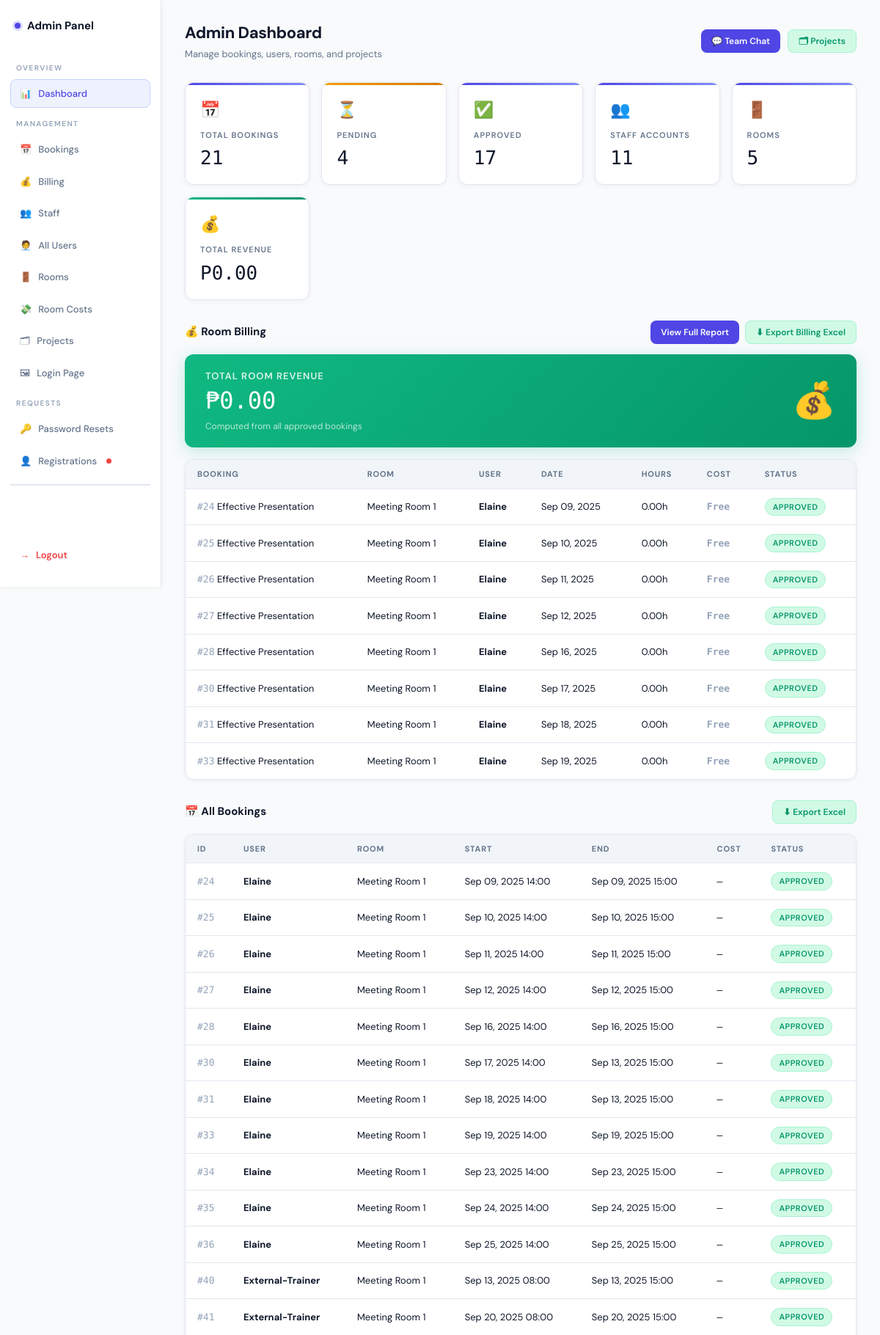
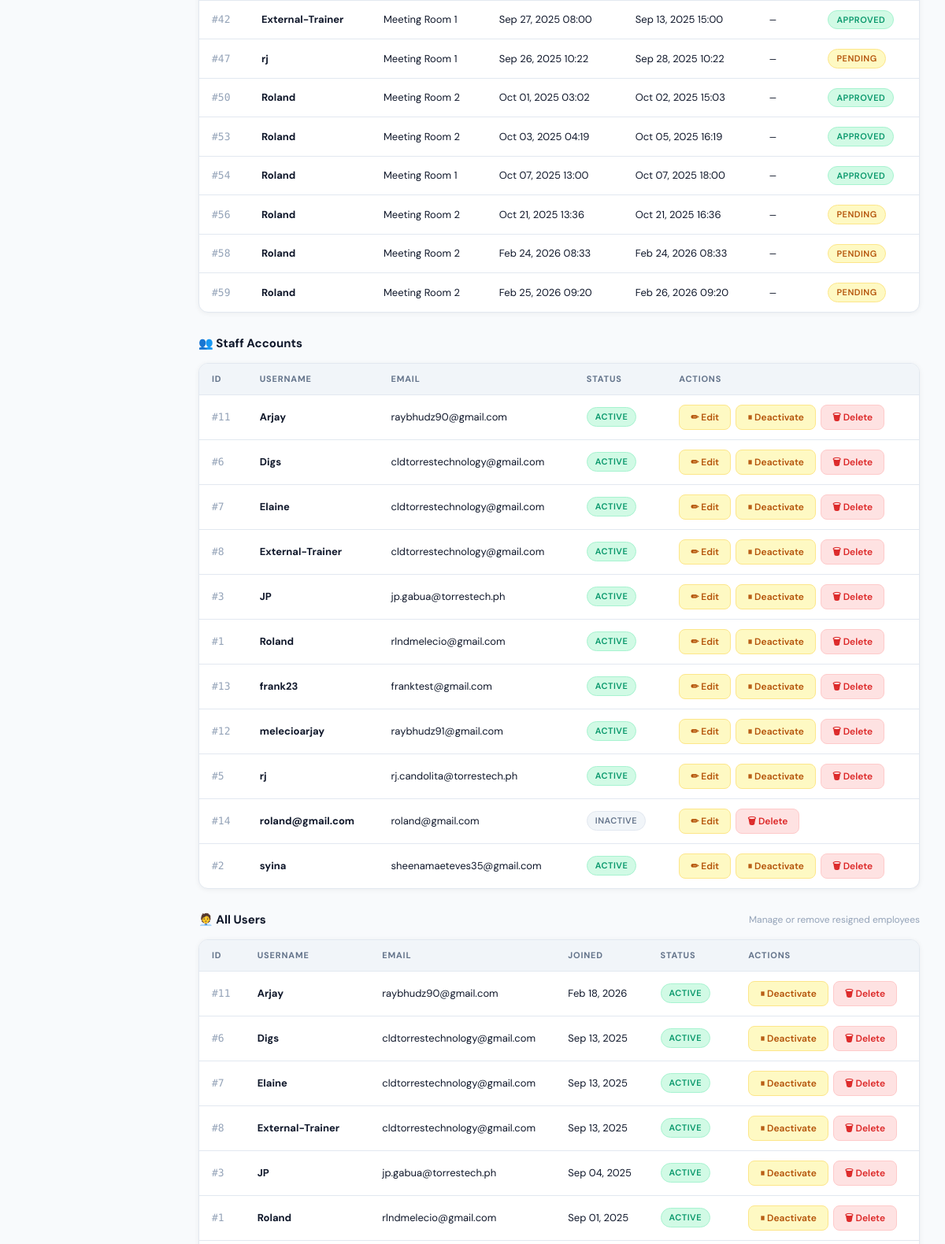
/dashboard-admin/ (signed in, upper part), run on the app's committed database (2 pictures, top to bottom).
### booking/models.py (models this page shows, shortened)
class Booking(models.Model):
    STATUS_CHOICES = [
        ("Pending",  "Pending"),
        ("Approved", "Approved"),
        ("Rejected", "Rejected"),
    ]
    room       = models.ForeignKey(Room, on_delete=models.CASCADE, related_name='bookings')
    title      = models.CharField(max_length=200)
    attendees  = models.PositiveIntegerField(default=1)
    start      = models.DateTimeField()
    end        = models.DateTimeField()
    created_by = models.ForeignKey(User, on_delete=models.CASCADE, related_name='bookings')
    color      = models.CharField(max_length=7, blank=True, null=True)
    status     = models.CharField(max_length=20, choices=STATUS_CHOICES, default="Pending")
    hours_used = models.DecimalField(max_digits=6,  decimal_places=2, default=0)
    total_cost = models.DecimalField(max_digits=10, decimal_places=2, default=0)

class Room(models.Model):
    name           = models.CharField(max_length=100, unique=True)
    description    = models.CharField(max_length=255, blank=True)
    capacity       = models.PositiveIntegerField(default=0, help_text="Max attendees")
    tools          = models.CharField(max_length=255, blank=True, help_text="e.g. speaker, projector")
    tables         = models.PositiveIntegerField(default=0)
    chairs         = models.PositiveIntegerField(default=0)
    image          = models.ImageField(upload_to='room_images/', blank=True, null=True)
    projector      = models.CharField(max_length=3, choices=[("Yes","Yes"),("No","No")], default="No")
    speaker        = models.CharField(max_length=3, choices=[("Yes","Yes"),("No","No")], default="No")
    price_per_hour = models.DecimalField(
        max_digits=10, decimal_places=2, default=0.00,
        help_text="Room rental cost per hour (PHP)"
    )

### booking/views.py (the view)
# urls.py: path("dashboard-admin/",                        views.admin_dashboard,      name="admin_dashboard"),
@login_required
@user_passes_test(lambda u: u.is_superuser)
def admin_dashboard(request):
    bookings          = Booking.objects.select_related("room", "created_by")
    staff_accounts    = User.objects.filter(is_staff=True, is_superuser=False).order_by("username")
    all_users         = User.objects.filter(is_superuser=False).order_by("username")
    password_requests = PasswordChangeRequest.objects.filter(approved=False).order_by("-requested_at")
    rooms             = Room.objects.all().order_by("name")
    pending_users     = User.objects.filter(is_active=False)
    projects          = FutureProject.objects.all().order_by('target_date')[:5]
    total_revenue     = sum(b.total_cost for b in bookings)
    site              = SiteSettings.get_settings()
    room_cost_summary = []
    for room in rooms:
        room_bookings = bookings.filter(room=room)
        times_used    = room_bookings.count()
        total_hours   = sum(float(b.hours_used) for b in room_bookings)
        total_spent   = sum(float(b.total_cost) for b in room_bookings)
        room_cost_summary.append({
            'room':        room,
            'times_used':  times_used,
            'total_hours': round(total_hours, 2),
            'total_spent': round(total_spent, 2),
        })
    grand_total_spent = round(sum(r['total_spent'] for r in room_cost_summary), 2)
    summary_cards = [
        {"label": "Total Bookings", "count": bookings.count(),                           "icon": "bi-journal-bookmark"},
        {"label": "Pending",        "count": bookings.filter(status="Pending").count(),  "icon": "bi-hourglass-split"},
        {"label": "Approved",       "count": bookings.filter(status="Approved").count(), "icon": "bi-check-circle"},
        {"label": "Staff Accounts", "count": staff_accounts.count(),                     "icon": "bi-people"},
        {"label": "Rooms",          "count": rooms.count(),                               "icon": "bi-building"},
        {"label": "Total Revenue",  "count": f"P{total_revenue:,.2f}",                   "icon": "bi-cash-stack"},
    ]
    return render(request, "booking/admin_dashboard.html", {
        "bookings":           bookings,
        "staff_accounts":     staff_accounts,
        "all_users":          all_users,
        "password_requests":  password_requests,
        "summary_cards":      summary_cards,
        "rooms":              rooms,
        "pending_users":      pending_users,
        "projects":           projects,
        "total_revenue":      total_revenue,
        "site":               site,
        "room_cost_summary":  room_cost_summary,
        "grand_total_spent":  grand_total_spent,
    })

### booking/models.py (called while the page is built)
    @classmethod
    def get_settings(cls):
        obj, _ = cls.objects.get_or_create(pk=1)
        return obj

### booking/templates/booking/admin_dashboard.html (shortened to what this page needs)
{% extends "booking/base.html" %}
{% block content %}
<div class="admin-layout">
  <aside class="admin-sidebar">
    <div class="sidebar-brand"><div class="dot"></div> Admin Panel</div>
    <div class="sidebar-label">Overview</div>
    <a href="#summary" class="sidebar-link active"><span>📊</span> Dashboard</a>
    <div class="sidebar-label">Management</div>
    <a href="#bookings"      class="sidebar-link"><span>📅</span> Bookings</a>
    <a href="#billing"       class="sidebar-link"><span>💰</span> Billing</a>
    <a href="#staff"         class="sidebar-link"><span>👥</span> Staff</a>
    <a href="#all-users"     class="sidebar-link"><span>🧑‍💼</span> All Users</a>
    <a href="#rooms"         class="sidebar-link"><span>🚪</span> Rooms</a>
    <a href="#room-costs"    class="sidebar-link"><span>💸</span> Room Costs</a>
    <a href="#projects"      class="sidebar-link"><span>🗂</span> Projects</a>
    <a href="#login-settings" class="sidebar-link"><span>🖼</span> Login Page</a>
    <div class="sidebar-label">Requests</div>
    <a href="#password-requests" class="sidebar-link"><span>🔑</span> Password Resets </a>
    <a href="#pending-users"     class="sidebar-link"><span>👤</span> Registrations <span class="notif-dot" id="regDot" style="display:none;"></span></a>
    <div class="sidebar-divider"></div>
    <a href="{% url 'logout' %}" class="btn-logout-side"><span>→</span> Logout</a>
  </aside>
  <main class="admin-main">
    <div id="summary" class="page-header">
      <div>
        <div class="page-title">Admin Dashboard</div>
        <div class="page-sub">Manage bookings, users, rooms, and projects</div>
      </div>
      <div style="display:flex;gap:10px;">
        <a href="{% url 'chat_view' %}" class="btn btn-primary">💬 Team Chat</a>
        <a href="{% url 'project_list' %}" class="btn btn-green">🗂 Projects</a>
      </div>
    </div>
    <div class="summary-grid">
      {% for card in summary_cards %}
      <div class="summary-card {% if 'Revenue' in card.label %}green{% elif 'Pending' in card.label %}amber{% endif %}">
        <div class="summary-icon">
          {% if 'Booking' in card.label %}📅
          {% elif 'Pending' in card.label %}⏳
          {% elif 'Approved' in card.label %}✅
          {% elif 'Staff' in card.label %}👥
          {% elif 'Room' in card.label %}🚪
          {% elif 'Revenue' in card.label %}💰
          {% else %}📌{% endif %}
        </div>
        <div class="summary-label">{{ card.label }}</div>
        <div class="summary-count">{{ card.count }}</div>
      </div>
      {% endfor %}
    </div>
    <div id="billing">
      <div class="section-header">
        <div class="section-title">💰 Room Billing</div>
        <div style="display:flex;gap:8px;">
          <a href="{% url 'room_billing_report' %}" class="btn btn-primary">View Full Report</a>
          <a href="{% url 'export_billing_excel' %}" class="btn btn-export">⬇ Export Billing Excel</a>
        </div>
      </div>
      <div class="revenue-banner" style="margin-bottom:16px;">
        <div>
          <div class="revenue-label">Total Room Revenue</div>
          <div class="revenue-amount">₱{{ total_revenue|floatformat:2 }}</div>
          <div class="revenue-sub">Computed from all approved bookings</div>
        </div>
        <div style="font-size:48px;">💰</div>
      </div>
      <div class="table-wrap">
        <table>
          <thead>
            <tr><th>Booking</th><th>Room</th><th>User</th><th>Date</th><th>Hours</th><th>Cost</th><th>Status</th></tr>
          </thead>
          <tbody>
            {% for b in bookings|slice:":8" %}
            <tr>
              <td><span style="font-family:'DM Mono',monospace;color:var(--dim);">#{{ b.id }}</span> {{ b.title }}</td>
              <td>{{ b.room.name }}</td>
              <td><strong>{{ b.created_by.username }}</strong></td>
              <td>{{ b.start|date:"M d, Y" }}</td>
              <td>{{ b.hours_used }}h</td>
              <td style="font-family:'DM Mono',monospace;color:var(--accent3);font-weight:700;">
                {% if b.total_cost > 0 %}₱{{ b.total_cost|floatformat:2 }}{% else %}<span style="color:var(--dim);">Free</span>{% endif %}
              </td>
              <td>
                <span class="badge {% if b.status == 'Approved' %}badge-green{% elif b.status == 'Pending' %}badge-yellow{% else %}badge-red{% endif %}">{{ b.status }}</span>
              </td>
            </tr>
            {% empty %}
            <tr class="empty-row"><td colspan="7">No bookings yet.</td></tr>
            {% endfor %}
          </tbody>
        </table>
      </div>
    </div>
    <section id="bookings">
      <div class="section-header">
        <div class="section-title">📅 All Bookings</div>
        <a href="{% url 'export_bookings' %}" class="btn btn-export">⬇ Export Excel</a>
      </div>
      <div class="table-wrap">
        <table>
          <thead>
            <tr><th>ID</th><th>User</th><th>Room</th><th>Start</th><th>End</th><th>Cost</th><th>Status</th></tr>
          </thead>
          <tbody>
            {% for b in bookings %}
            <tr>
              <td><span style="font-family:'DM Mono',monospace;color:var(--dim);">#{{ b.id }}</span></td>
              <td><strong>{{ b.created_by.username }}</strong></td>
              <td>{{ b.room.name }}</td>
              <td>{{ b.start|date:"M d, Y H:i" }}</td>
              <td>{{ b.end|date:"M d, Y H:i" }}</td>
              <td style="font-family:'DM Mono',monospace;">{% if b.total_cost > 0 %}₱{{ b.total_cost|floatformat:2 }}{% else %}—{% endif %}</td>
              <td><span class="badge {% if b.status == 'Approved' %}badge-green{% elif b.status == 'Pending' %}badge-yellow{% else %}badge-red{% endif %}">{{ b.status }}</span></td>
            </tr>
            {% empty %}
            <tr class="empty-row"><td colspan="7">No bookings found.</td></tr>
            {% endfor %}
          </tbody>
        </table>
      </div>
    </section>
    <section id="staff">
      <div class="section-header">
        <div class="section-title">👥 Staff Accounts</div>
      </div>
      <div class="table-wrap">
        <table>
          <thead><tr><th>ID</th><th>Username</th><th>Email</th><th>Status</th><th>Actions</th></tr></thead>
          <tbody>
            {% for s in staff_accounts %}
            <tr>
              <td><span style="font-family:'DM Mono',monospace;color:var(--dim);">#{{ s.id }}</span></td>
              <td><strong>{{ s.username }}</strong></td>
              <td>{{ s.email }}</td>
              <td><span class="badge {% if s.is_active %}badge-green{% else %}badge-gray{% endif %}">{% if s.is_active %}Active{% else %}Inactive{% endif %}</span></td>
              <td>
                <div class="user-actions">
                  <a href="{% url 'edit_staff' s.id %}" class="btn btn-amber">✏ Edit</a>
                  {% if s.is_active %}
                  <button class="btn btn-amber" onclick="confirmDeactivate({{ s.id }}, '{{ s.username }}')">⏸ Deactivate</button>
                  {% endif %}
                  <button class="btn btn-red" onclick="confirmDelete({{ s.id }}, '{{ s.username }}')">🗑 Delete</button>
                </div>
              </td>
            </tr>
            {% empty %}
            <tr class="empty-row"><td colspan="5">No staff accounts.</td></tr>
            {% endfor %}
          </tbody>
        </table>
      </div>
    </section>
    <section id="all-users">
      <div class="section-header">
        <div class="section-title">🧑‍💼 All Users</div>
        <span style="font-size:12px;color:var(--dim);">Manage or remove resigned employees</span>
      </div>
      <div class="table-wrap">
        <table>
          <thead><tr><th>ID</th><th>Username</th><th>Email</th><th>Joined</th><th>Status</th><th>Actions</th></tr></thead>
          <tbody>
            {% for u in all_users %}
            <tr>
              <td><span style="font-family:'DM Mono',monospace;color:var(--dim);">#{{ u.id }}</span></td>
              <td><strong>{{ u.username }}</strong></td>
              <td>{{ u.email }}</td>
              <td>{{ u.date_joined|date:"M d, Y" }}</td>
              <td><span class="badge {% if u.is_active %}badge-green{% else %}badge-gray{% endif %}">{% if u.is_active %}Active{% else %}Inactive{% endif %}</span></td>
              <td>
                <div class="user-actions">
                  {% if u.is_active %}
                  <button class="btn btn-amber" onclick="confirmDeactivate({{ u.id }}, '{{ u.username }}')">⏸ Deactivate</button>
                  {% else %}
                  <a href="{% url 'approve_user' u.id %}" class="btn btn-green">✓ Reactivate</a>
                  {% endif %}
                  <button class="btn btn-red" onclick="confirmDelete({{ u.id }}, '{{ u.username }}')">🗑 Delete</button>
                </div>
              </td>
            </tr>
            {% empty %}
            <tr class="empty-row"><td colspan="6">No users found.</td></tr>
            {% endfor %}
          </tbody>
        </table>
      </div>
    </section>
  </main>
</div>
{% endblock %}

### data on the page
Booking: id "24", title "Effective Presentation", room.name "Meeting Room 1", created_by.username "Elaine", start "Sep 09, 2025", hours_used "0.00", total_cost "Free", status "APPROVED", start "Sep 09, 2025 14:00", end "Sep 09, 2025 15:00"
Booking: id "25", title "Effective Presentation", room.name "Meeting Room 1", created_by.username "Elaine", start "Sep 10, 2025", hours_used "0.00", total_cost "Free", status "APPROVED", start "Sep 10, 2025 14:00", end "Sep 10, 2025 15:00"
Booking: id "26", title "Effective Presentation", room.name "Meeting Room 1", created_by.username "Elaine", start "Sep 11, 2025", hours_used "0.00", total_cost "Free", status "APPROVED", start "Sep 11, 2025 14:00", end "Sep 11, 2025 15:00"
Booking: id "27", title "Effective Presentation", room.name "Meeting Room 1", created_by.username "Elaine", start "Sep 12, 2025", hours_used "0.00", total_cost "Free", status "APPROVED", start "Sep 12, 2025 14:00", end "Sep 12, 2025 15:00"
Booking: id "28", title "Effective Presentation", room.name "Meeting Room 1", created_by.username "Elaine", start "Sep 16, 2025", hours_used "0.00", total_cost "Free", status "APPROVED", start "Sep 16, 2025 14:00", end "Sep 16, 2025 15:00"
Booking: id "30", title "Effective Presentation", room.name "Meeting Room 1", created_by.username "Elaine", start "Sep 17, 2025", hours_used "0.00", total_cost "Free", status "APPROVED", start "Sep 17, 2025 14:00", end "Sep 13, 2025 15:00"
Booking: id "31", title "Effective Presentation", room.name "Meeting Room 1", created_by.username "Elaine", start "Sep 18, 2025", hours_used "0.00", total_cost "Free", status "APPROVED", start "Sep 18, 2025 14:00", end "Sep 13, 2025 15:00"
Booking: id "33", title "Effective Presentation", room.name "Meeting Room 1", created_by.username "Elaine", start "Sep 19, 2025", hours_used "0.00", total_cost "Free", status "APPROVED", start "Sep 19, 2025 14:00", end "Sep 19, 2025 15:00"
Booking: id "34", created_by.username "Elaine", room.name "Meeting Room 1", start "Sep 23, 2025 14:00", end "Sep 23, 2025 15:00", status "APPROVED"
Booking: id "35", created_by.username "Elaine", room.name "Meeting Room 1", start "Sep 24, 2025 14:00", end "Sep 24, 2025 15:00", status "APPROVED"
Booking: id "36", created_by.username "Elaine", room.name "Meeting Room 1", start "Sep 25, 2025 14:00", end "Sep 25, 2025 15:00", status "APPROVED"
Booking: id "40", created_by.username "External-Trainer", room.name "Meeting Room 1", start "Sep 13, 2025 08:00", end "Sep 13, 2025 15:00", status "APPROVED"
Booking: id "41", created_by.username "External-Trainer", room.name "Meeting Room 1", start "Sep 20, 2025 08:00", end "Sep 20, 2025 15:00", status "APPROVED"
Booking: id "42", created_by.username "External-Trainer", room.name "Meeting Room 1", start "Sep 27, 2025 08:00", end "Sep 13, 2025 15:00", status "APPROVED"
Booking: id "47", created_by.username "rj", room.name "Meeting Room 1", start "Sep 26, 2025 10:22", end "Sep 28, 2025 10:22", status "PENDING"
Booking: id "50", created_by.username "Roland", room.name "Meeting Room 2", start "Oct 01, 2025 03:02", end "Oct 02, 2025 15:03", status "APPROVED"
Booking: id "53", created_by.username "Roland", room.name "Meeting Room 2", start "Oct 03, 2025 04:19", end "Oct 05, 2025 16:19", status "APPROVED"
Booking: id "54", created_by.username "Roland", room.name "Meeting Room 1", start "Oct 07, 2025 13:00", end "Oct 07, 2025 18:00", status "APPROVED"
Booking: id "56", created_by.username "Roland", room.name "Meeting Room 2", start "Oct 21, 2025 13:36", end "Oct 21, 2025 16:36", status "PENDING"
Booking: id "58", created_by.username "Roland", room.name "Meeting Room 2", start "Feb 24, 2026 08:33", end "Feb 24, 2026 08:33", status "PENDING"
Booking: id "59", created_by.username "Roland", room.name "Meeting Room 2", start "Feb 25, 2026 09:20", end "Feb 26, 2026 09:20", status "PENDING"

### other printed values
{{ card.label }} "TOTAL BOOKINGS" "PENDING" "APPROVED" "STAFF ACCOUNTS" "ROOMS" "TOTAL REVENUE"
{{ card.count }} "21" "4" "17" "11" "5" "P0.00"
{{ total_revenue|floatformat:2 }} "0.00"
{{ s.id }} "11"
{{ s.username }} "Arjay"
{{ s.email }} "raybhudz90@gmail.com"
{{ s.id }} "6"
{{ s.username }} "Digs"
{{ s.email }} "cldtorrestechnology@gmail.com"
{{ s.id }} "7"
{{ s.username }} "Elaine"
{{ s.id }} "8"
{{ s.username }} "External-Trainer"
{{ s.id }} "3"
{{ s.username }} "JP"
